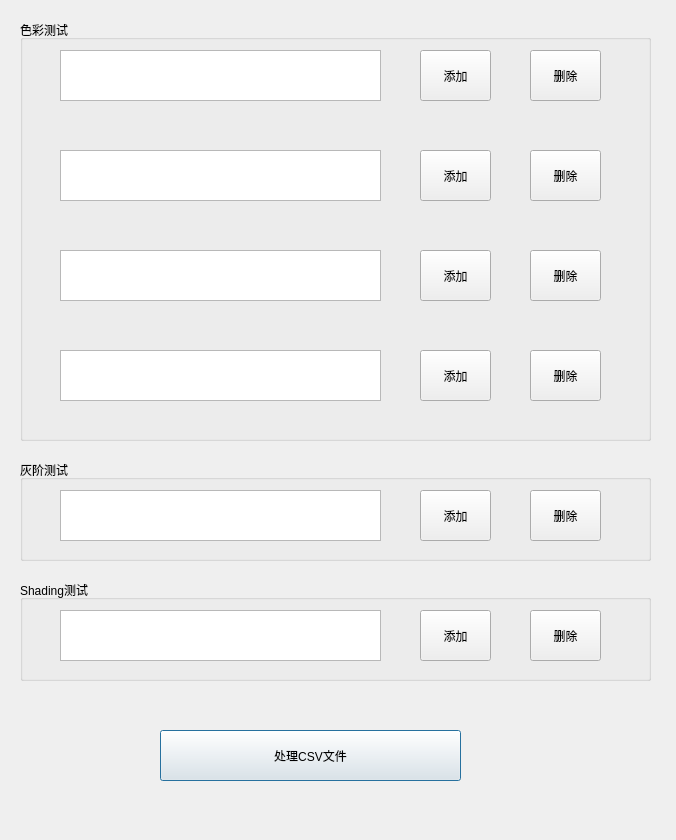
<?xml version="1.0" encoding="UTF-8"?>
<ui version="4.0">
 <class>Dialog_Camera_CSV_Proc</class>
 <widget class="QDialog" name="Dialog_Camera_CSV_Proc">
  <property name="geometry">
   <rect>
    <x>0</x>
    <y>0</y>
    <width>676</width>
    <height>840</height>
   </rect>
  </property>
  <property name="windowTitle">
   <string>Camera客观测试CSV文件数据处理程序</string>
  </property>
  <widget class="QGroupBox" name="groupBox_01_color_test">
   <property name="geometry">
    <rect>
     <x>20</x>
     <y>20</y>
     <width>631</width>
     <height>421</height>
    </rect>
   </property>
   <property name="title">
    <string>色彩测试</string>
   </property>
   <widget class="QWidget" name="widget_01_color_file_01" native="true">
    <property name="geometry">
     <rect>
      <x>30</x>
      <y>20</y>
      <width>571</width>
      <height>71</height>
     </rect>
    </property>
    <widget class="QToolButton" name="toolButton_07_del_color_file_01">
     <property name="geometry">
      <rect>
       <x>480</x>
       <y>10</y>
       <width>71</width>
       <height>51</height>
      </rect>
     </property>
     <property name="text">
      <string>删除</string>
     </property>
    </widget>
    <widget class="QTextEdit" name="textEdit_01_color_file_01_path">
     <property name="geometry">
      <rect>
       <x>10</x>
       <y>10</y>
       <width>321</width>
       <height>51</height>
      </rect>
     </property>
    </widget>
    <widget class="QToolButton" name="toolButton_01_add_color_file_01">
     <property name="geometry">
      <rect>
       <x>370</x>
       <y>10</y>
       <width>71</width>
       <height>51</height>
      </rect>
     </property>
     <property name="text">
      <string>添加</string>
     </property>
    </widget>
   </widget>
   <widget class="QWidget" name="widget_02_color_file_02" native="true">
    <property name="geometry">
     <rect>
      <x>30</x>
      <y>120</y>
      <width>571</width>
      <height>71</height>
     </rect>
    </property>
    <widget class="QToolButton" name="toolButton_08_del_color_file_02">
     <property name="geometry">
      <rect>
       <x>480</x>
       <y>10</y>
       <width>71</width>
       <height>51</height>
      </rect>
     </property>
     <property name="text">
      <string>删除</string>
     </property>
    </widget>
    <widget class="QTextEdit" name="textEdit_02_color_file_02_path">
     <property name="geometry">
      <rect>
       <x>10</x>
       <y>10</y>
       <width>321</width>
       <height>51</height>
      </rect>
     </property>
    </widget>
    <widget class="QToolButton" name="toolButton_02_add_color_file_02">
     <property name="geometry">
      <rect>
       <x>370</x>
       <y>10</y>
       <width>71</width>
       <height>51</height>
      </rect>
     </property>
     <property name="text">
      <string>添加</string>
     </property>
    </widget>
   </widget>
   <widget class="QWidget" name="widget_03_color_file_03" native="true">
    <property name="geometry">
     <rect>
      <x>30</x>
      <y>220</y>
      <width>571</width>
      <height>71</height>
     </rect>
    </property>
    <widget class="QToolButton" name="toolButton_09_del_color_file_03">
     <property name="geometry">
      <rect>
       <x>480</x>
       <y>10</y>
       <width>71</width>
       <height>51</height>
      </rect>
     </property>
     <property name="text">
      <string>删除</string>
     </property>
    </widget>
    <widget class="QTextEdit" name="textEdit_03_color_file_03_path">
     <property name="geometry">
      <rect>
       <x>10</x>
       <y>10</y>
       <width>321</width>
       <height>51</height>
      </rect>
     </property>
    </widget>
    <widget class="QToolButton" name="toolButton_03_add_color_file_03">
     <property name="geometry">
      <rect>
       <x>370</x>
       <y>10</y>
       <width>71</width>
       <height>51</height>
      </rect>
     </property>
     <property name="text">
      <string>添加</string>
     </property>
    </widget>
   </widget>
   <widget class="QWidget" name="widget_04_color_file_04" native="true">
    <property name="geometry">
     <rect>
      <x>30</x>
      <y>320</y>
      <width>571</width>
      <height>71</height>
     </rect>
    </property>
    <widget class="QToolButton" name="toolButton_10_del_color_file_04">
     <property name="geometry">
      <rect>
       <x>480</x>
       <y>10</y>
       <width>71</width>
       <height>51</height>
      </rect>
     </property>
     <property name="text">
      <string>删除</string>
     </property>
    </widget>
    <widget class="QTextEdit" name="textEdit_04_color_file_04_path">
     <property name="geometry">
      <rect>
       <x>10</x>
       <y>10</y>
       <width>321</width>
       <height>51</height>
      </rect>
     </property>
    </widget>
    <widget class="QToolButton" name="toolButton_04_add_color_file_04">
     <property name="geometry">
      <rect>
       <x>370</x>
       <y>10</y>
       <width>71</width>
       <height>51</height>
      </rect>
     </property>
     <property name="text">
      <string>添加</string>
     </property>
    </widget>
   </widget>
  </widget>
  <widget class="QGroupBox" name="groupBox_02_step_test">
   <property name="geometry">
    <rect>
     <x>20</x>
     <y>460</y>
     <width>631</width>
     <height>101</height>
    </rect>
   </property>
   <property name="title">
    <string>灰阶测试</string>
   </property>
   <widget class="QWidget" name="widget_05_step_file_01" native="true">
    <property name="geometry">
     <rect>
      <x>30</x>
      <y>20</y>
      <width>571</width>
      <height>71</height>
     </rect>
    </property>
    <widget class="QToolButton" name="toolButton_11_del_step_file_01">
     <property name="geometry">
      <rect>
       <x>480</x>
       <y>10</y>
       <width>71</width>
       <height>51</height>
      </rect>
     </property>
     <property name="text">
      <string>删除</string>
     </property>
    </widget>
    <widget class="QTextEdit" name="textEdit_05_step_file_01_path">
     <property name="geometry">
      <rect>
       <x>10</x>
       <y>10</y>
       <width>321</width>
       <height>51</height>
      </rect>
     </property>
    </widget>
    <widget class="QToolButton" name="toolButton_05_add_step_file_01">
     <property name="geometry">
      <rect>
       <x>370</x>
       <y>10</y>
       <width>71</width>
       <height>51</height>
      </rect>
     </property>
     <property name="text">
      <string>添加</string>
     </property>
    </widget>
   </widget>
  </widget>
  <widget class="QGroupBox" name="groupBox_03_shading_test">
   <property name="geometry">
    <rect>
     <x>20</x>
     <y>580</y>
     <width>631</width>
     <height>101</height>
    </rect>
   </property>
   <property name="title">
    <string>Shading测试</string>
   </property>
   <widget class="QWidget" name="widget_06_shading_file_01" native="true">
    <property name="geometry">
     <rect>
      <x>30</x>
      <y>20</y>
      <width>571</width>
      <height>71</height>
     </rect>
    </property>
    <widget class="QToolButton" name="toolButton_12_del_shading_file_01">
     <property name="geometry">
      <rect>
       <x>480</x>
       <y>10</y>
       <width>71</width>
       <height>51</height>
      </rect>
     </property>
     <property name="text">
      <string>删除</string>
     </property>
    </widget>
    <widget class="QTextEdit" name="textEdit_06_shading_file_06_path">
     <property name="geometry">
      <rect>
       <x>10</x>
       <y>10</y>
       <width>321</width>
       <height>51</height>
      </rect>
     </property>
    </widget>
    <widget class="QToolButton" name="toolButton_04_add_shading_file_01">
     <property name="geometry">
      <rect>
       <x>370</x>
       <y>10</y>
       <width>71</width>
       <height>51</height>
      </rect>
     </property>
     <property name="text">
      <string>添加</string>
     </property>
    </widget>
   </widget>
  </widget>
  <widget class="QPushButton" name="pushButton_proc_csv_data">
   <property name="geometry">
    <rect>
     <x>160</x>
     <y>730</y>
     <width>301</width>
     <height>51</height>
    </rect>
   </property>
   <property name="text">
    <string>处理CSV文件</string>
   </property>
  </widget>
 </widget>
 <resources/>
 <connections/>
</ui>
